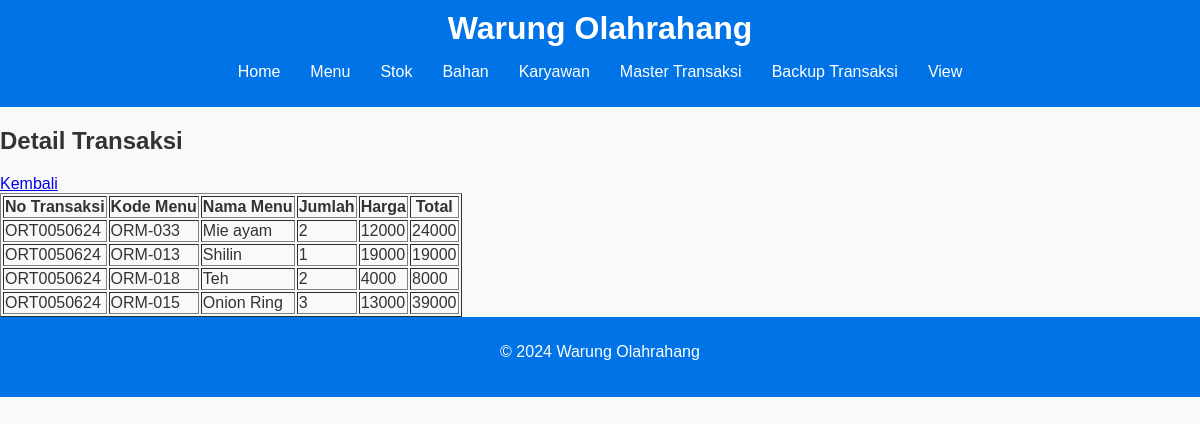
Page /mtrs/detail.php?no_trs=ORT0050624 on the committed database.
### tables this page shows
CREATE TABLE `trs` (
  `no_trs` char(10) DEFAULT NULL,
  `kd_menu` char(10) DEFAULT NULL,
  `jml` int(2) DEFAULT NULL,
  `hrg` int(10) DEFAULT NULL,
  `total` int(10) DEFAULT NULL
);

CREATE TABLE `menu` (
  `kd_menu` char(10) NOT NULL,
  `nm_menu` char(30) NOT NULL,
  `satuan` char(10) NOT NULL,
  `hrg_jual` int(10) NOT NULL,
  `gbr` blob DEFAULT NULL,
  `kd_stok` char(10) DEFAULT NULL
);

### mtrs/detail.php (the view)
<?php include('../partials/header.php'); ?>
<?php include('../config/database.php'); ?>
<?php
$no_trs = $_GET['no_trs'];
$sql = "SELECT * FROM trs WHERE no_trs = '$no_trs'";
$result = $conn->query($sql);
?>
<h2>Detail Transaksi</h2>
<a href="index.php">Kembali</a>
<table border="1">
    <tr>
        <th>No Transaksi</th>
        <th>Kode Menu</th>
        <th>Nama Menu</th>
        <th>Jumlah</th>
        <th>Harga</th>
        <th>Total</th>
    </tr>
    <?php
    if ($result->num_rows > 0) {
        while($row = $result->fetch_assoc()) {
            $kd_menu = $row['kd_menu'];
            $menu_sql = "SELECT nm_menu FROM menu WHERE kd_menu = '$kd_menu'";
            $menu_result = $conn->query($menu_sql);
            $menu_row = $menu_result->fetch_assoc();
            $nm_menu = $menu_row['nm_menu'];
            echo "<tr>
                    <td>{$row['no_trs']}</td>
                    <td>{$row['kd_menu']}</td>
                    <td>{$nm_menu}</td>
                    <td>{$row['jml']}</td>
                    <td>{$row['hrg']}</td>
                    <td>{$row['total']}</td>
                  </tr>";
        }
    } else {
        echo "<tr><td colspan='6'>Tidak ada data</td></tr>";
    }
    ?>
</table>
<?php include('../partials/footer.php'); ?>

### css/style.css (style rules this page uses)
body { font-family: Arial, sans-serif; margin: 0; padding: 0; background-color: #f9f9f9; color: #333; }

### rows in the picture
trs: no_trs "ORT0050624", kd_menu "ORM-033", kd_menu.nm_menu "Mie ayam", jml "2", hrg "12000", total "24000"
trs: no_trs "ORT0050624", kd_menu "ORM-013", kd_menu.nm_menu "Shilin", jml "1", hrg "19000", total "19000"
trs: no_trs "ORT0050624", kd_menu "ORM-018", kd_menu.nm_menu "Teh", jml "2", hrg "4000", total "8000"
trs: no_trs "ORT0050624", kd_menu "ORM-015", kd_menu.nm_menu "Onion Ring", jml "3", hrg "13000", total "39000"
